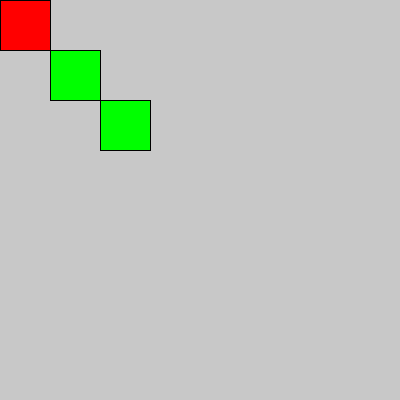
Frame 1 (no input)
Frame 60 (the mouse pressed at the canvas centre just before this capture): identical to frame 1, image omitted
Frame 120 (the mouse held since frame 60 and released just before this capture): identical to frame 1, image omitted

The Processing sketch that drew this single still picture (run headless with seeded random() and noise(); from frame 60 on, the mouse is pressed at the canvas centre):

// Processing sketch: translate_03
// ── translate_03.pde
int grados = 0;
int click = 0;
int movX = 0;

void setup(){
  size(400,400);
  textSize(20);
}

void draw(){
  background(200);
  fill(0,255,0);
  translate(50,50);
  rect(0,0,50,50);
  translate(50,50);
  rect(0,0,50,50);
  translate(-100,-100);
  fill(255,0,0);
  rect(0,0,50,50);
}

void mouseClicked(){
}

void keyPressed(){
  if(keyCode == RIGHT){
    movX += 50;
  }else if(keyCode == LEFT){
    movX -= 50;
  }
}
